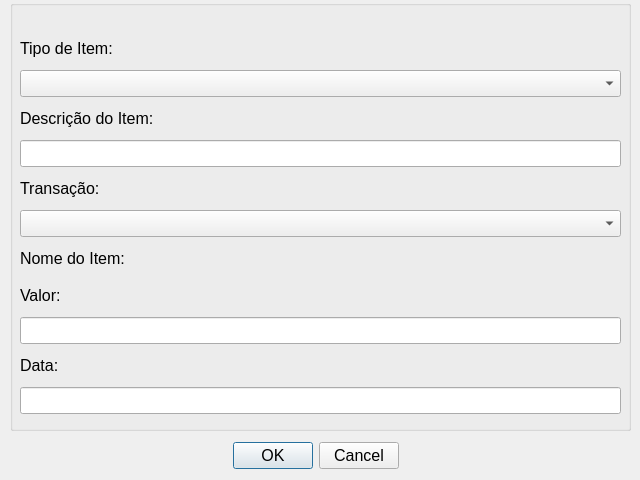
<?xml version="1.0" encoding="UTF-8"?>
<ui version="4.0">
 <class>DialogAddItem</class>
 <widget class="QDialog" name="DialogAddItem">
  <property name="geometry">
   <rect>
    <x>0</x>
    <y>0</y>
    <width>640</width>
    <height>480</height>
   </rect>
  </property>
  <property name="font">
   <font>
    <pointsize>12</pointsize>
   </font>
  </property>
  <property name="windowTitle">
   <string>Dialog</string>
  </property>
  <property name="modal">
   <bool>true</bool>
  </property>
  <widget class="QDialogButtonBox" name="buttonBox">
   <property name="geometry">
    <rect>
     <x>0</x>
     <y>440</y>
     <width>631</width>
     <height>32</height>
    </rect>
   </property>
   <property name="sizePolicy">
    <sizepolicy hsizetype="Ignored" vsizetype="Expanding">
     <horstretch>0</horstretch>
     <verstretch>0</verstretch>
    </sizepolicy>
   </property>
   <property name="locale">
    <locale language="Portuguese" country="Brazil"/>
   </property>
   <property name="orientation">
    <enum>Qt::Horizontal</enum>
   </property>
   <property name="standardButtons">
    <set>QDialogButtonBox::Cancel|QDialogButtonBox::Ok</set>
   </property>
   <property name="centerButtons">
    <bool>true</bool>
   </property>
  </widget>
  <widget class="QGroupBox" name="groupBox">
   <property name="geometry">
    <rect>
     <x>10</x>
     <y>0</y>
     <width>621</width>
     <height>431</height>
    </rect>
   </property>
   <property name="title">
    <string/>
   </property>
   <widget class="QWidget" name="layoutWidget">
    <property name="geometry">
     <rect>
      <x>10</x>
      <y>33</y>
      <width>601</width>
      <height>381</height>
     </rect>
    </property>
    <layout class="QVBoxLayout" name="verticalLayout">
     <item>
      <widget class="QLabel" name="labelTipoItem">
       <property name="text">
        <string>Tipo de Item:</string>
       </property>
      </widget>
     </item>
     <item>
      <widget class="QComboBox" name="comboBoxTipoItem"/>
     </item>
     <item>
      <widget class="QLabel" name="labelDescricaoItem">
       <property name="text">
        <string>Descrição do Item:</string>
       </property>
      </widget>
     </item>
     <item>
      <widget class="QLineEdit" name="lineEditDescricaoItem"/>
     </item>
     <item>
      <widget class="QLabel" name="labelTransacao">
       <property name="text">
        <string>Transação:</string>
       </property>
      </widget>
     </item>
     <item>
      <widget class="QComboBox" name="comboBoxTransacao"/>
     </item>
     <item>
      <widget class="QLabel" name="labelNomeItem">
       <property name="text">
        <string>Nome do Item:</string>
       </property>
      </widget>
     </item>
     <item>
      <widget class="QLabel" name="labelValor">
       <property name="text">
        <string>Valor:</string>
       </property>
      </widget>
     </item>
     <item>
      <widget class="QLineEdit" name="lineEditValor"/>
     </item>
     <item>
      <widget class="QLabel" name="labelData">
       <property name="text">
        <string>Data:</string>
       </property>
      </widget>
     </item>
     <item>
      <widget class="QLineEdit" name="lineEditData"/>
     </item>
    </layout>
    <zorder>labelDescricaoItem</zorder>
    <zorder>lineEditDescricaoItem</zorder>
    <zorder>labelValor</zorder>
    <zorder>lineEditValor</zorder>
    <zorder>labelData</zorder>
    <zorder>lineEditData</zorder>
    <zorder>lineEditNomeItem</zorder>
    <zorder>labelTipoItem</zorder>
    <zorder>comboBoxTipoItem</zorder>
    <zorder>labelNomeItem</zorder>
    <zorder>comboBoxTransacao</zorder>
    <zorder>labelTransacao</zorder>
   </widget>
  </widget>
 </widget>
 <tabstops>
  <tabstop>comboBoxTipoItem</tabstop>
  <tabstop>lineEditNomeItem</tabstop>
  <tabstop>lineEditDescricaoItem</tabstop>
  <tabstop>comboBoxTransacao</tabstop>
  <tabstop>lineEditValor</tabstop>
  <tabstop>lineEditData</tabstop>
 </tabstops>
 <resources/>
 <connections>
  <connection>
   <sender>buttonBox</sender>
   <signal>accepted()</signal>
   <receiver>DialogAddItem</receiver>
   <slot>accept()</slot>
   <hints>
    <hint type="sourcelabel">
     <x>248</x>
     <y>254</y>
    </hint>
    <hint type="destinationlabel">
     <x>157</x>
     <y>274</y>
    </hint>
   </hints>
  </connection>
  <connection>
   <sender>buttonBox</sender>
   <signal>rejected()</signal>
   <receiver>DialogAddItem</receiver>
   <slot>reject()</slot>
   <hints>
    <hint type="sourcelabel">
     <x>316</x>
     <y>260</y>
    </hint>
    <hint type="destinationlabel">
     <x>286</x>
     <y>274</y>
    </hint>
   </hints>
  </connection>
 </connections>
</ui>
